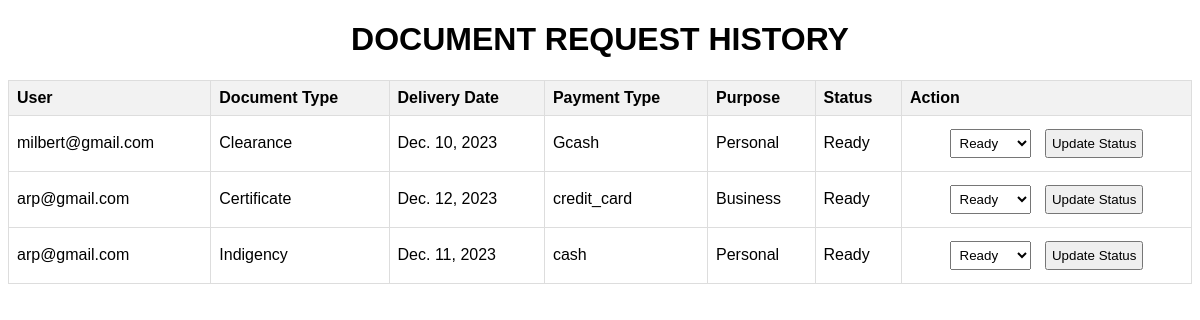
Screenshot of /admin_users_request/ with the database file from the repository.
### bisapp/models.py (models this page shows, shortened)
class DocumentRequest(models.Model):
    PENDING = 'Pending'
    APPROVED = 'Approved'
    REJECTED = 'Rejected'
    STATUS_CHOICES = [
        (PENDING, 'Pending'),
        (APPROVED, 'Approved'),
        (REJECTED, 'Rejected'),
    ]
    user = models.ForeignKey(settings.AUTH_USER_MODEL, on_delete=models.CASCADE)
    document_id = models.CharField(max_length=20, unique=True, blank=False, null=True, default=None)
    document_type = models.CharField(max_length=50, choices=[
        ('Certificate', 'Certificate'),
        ('Clearance', 'Clearance'),
        ('Indigency', 'Indigency'),
        ('BarangayID', 'BarangayID'),
    ])
    delivery_date = models.DateField()
    payment_type = models.CharField(max_length=50, choices=[
        ('credit_card', 'Credit Card'),
        ('Gcash', 'Gcash'),
        ('cash', 'Cash'),
    ])
    purpose = models.CharField(max_length=50, choices=[
        ('Business', 'Business'),
        ('Personal', 'Personal'),
        ('Others', 'Others'),
    ])
    status = models.CharField(max_length=20, choices=STATUS_CHOICES, default=PENDING)

class CustomUser(AbstractBaseUser, PermissionsMixin):
    email = models.EmailField(unique=True)
    first_name = models.CharField(max_length=30)
    last_name = models.CharField(max_length=30)
    is_active = models.BooleanField(default=True)
    is_staff = models.BooleanField(default=False)
    userID = models.CharField(max_length=20, unique=True, blank=False, null=False ,default='')
    objects = CustomUserManager()
    USERNAME_FIELD = 'email'
    REQUIRED_FIELDS = ['first_name', 'last_name']

### bisapp/views.py (the view, shortened to what this page needs)
# urls.py: path('admin_users_request/', views.admin_users_request, name='admin_users_request'),
def admin_users_request(request):
    documents = DocumentRequest.objects.all()
    return render(request, 'Admin_users_request.html', {'documents': documents})

### templates/Admin_users_request.html (shortened to what this page needs)
<!DOCTYPE html>
<html lang="en">
<head>
</head>
<body>
    <h1>DOCUMENT REQUEST HISTORY</h1>
    <table>
        <thead>
            <tr>
                <th>User</th>
                <th>Document Type</th>
                <th>Delivery Date</th>
                <th>Payment Type</th>
                <th>Purpose</th>
                <th>Status</th>
                <th>Action</th>
            </tr>
        </thead>
        <tbody id="data-table-body">
            {% for document in documents %}
                <tr>
                    <td>{{ document.user.email }}</td>
                    <td>{{ document.document_type }}</td>
                    <td>{{ document.delivery_date }}</td>
                    <td>{{ document.payment_type }}</td>
                    <td>{{ document.purpose }}</td>
                    <td>{{ document.status }}</td>
                    <td>
                        <form method='post' action="{% url 'admin_users_request' %}">
                            <select name='new_status'>
                                <option value='Ready' {% if document.status == 'Ready' %}selected{% endif %}>Ready</option>
                            </select>
                            <input type='submit' value='Update Status'>
                        </form>
                    </td>
                </tr>
            {% endfor %}
        </tbody>
    </table>
</body>
</html>

### templates/Admin_users_request.html (style rules this page uses)
body { font-family: Arial, sans-serif; }
table { width: 100%; border-collapse: collapse; margin-top: 20px; }
th, td { border: 1px solid #dddddd; text-align: left; padding: 8px; }
th { background-color: #f2f2f2; }
h1 { text-align: center; }
form { text-align: center; }
select, input[type="submit"] { padding: 5px; margin: 5px; }

### rows the page displays
DocumentRequest: user.email "milbert@gmail.com", document_type "Clearance", delivery_date "Dec. 10, 2023", payment_type "Gcash", purpose "Personal", status "Ready", new_status "Ready"
DocumentRequest: user.email "arp@gmail.com", document_type "Certificate", delivery_date "Dec. 12, 2023", payment_type "credit_card", purpose "Business", status "Ready", new_status "Ready"
DocumentRequest: user.email "arp@gmail.com", document_type "Indigency", delivery_date "Dec. 11, 2023", payment_type "cash", purpose "Personal", status "Ready", new_status "Ready"
